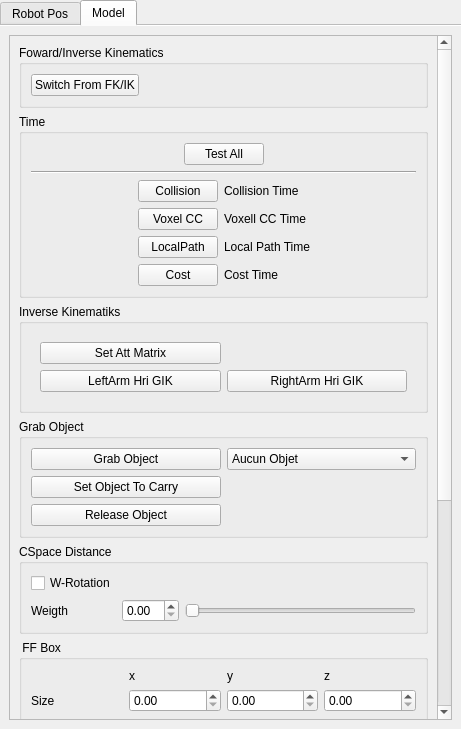
<?xml version="1.0" encoding="UTF-8"?>
<ui version="4.0">
 <class>RobotWidget</class>
 <widget class="QWidget" name="RobotWidget">
  <property name="geometry">
   <rect>
    <x>0</x>
    <y>0</y>
    <width>461</width>
    <height>729</height>
   </rect>
  </property>
  <property name="windowTitle">
   <string>Form</string>
  </property>
  <layout class="QVBoxLayout" name="verticalLayout_3">
   <property name="margin">
    <number>0</number>
   </property>
   <item>
    <widget class="QTabWidget" name="tabWidget_6">
     <property name="currentIndex">
      <number>1</number>
     </property>
     <property name="usesScrollButtons">
      <bool>true</bool>
     </property>
     <property name="documentMode">
      <bool>true</bool>
     </property>
     <widget class="QWidget" name="tab_7">
      <attribute name="title">
       <string>Robot Pos</string>
      </attribute>
      <layout class="QVBoxLayout" name="verticalLayout_13">
       <property name="margin">
        <number>0</number>
       </property>
       <item>
        <widget class="MoveRobot" name="formRobot" native="true">
         <property name="maximumSize">
          <size>
           <width>16777215</width>
           <height>16777215</height>
          </size>
         </property>
        </widget>
       </item>
      </layout>
     </widget>
     <widget class="QWidget" name="tab_13">
      <attribute name="title">
       <string>Model</string>
      </attribute>
      <layout class="QVBoxLayout" name="verticalLayout_14">
       <item>
        <widget class="QScrollArea" name="scrollArea">
         <property name="horizontalScrollBarPolicy">
          <enum>Qt::ScrollBarAlwaysOff</enum>
         </property>
         <property name="widgetResizable">
          <bool>true</bool>
         </property>
         <widget class="QWidget" name="scrollAreaWidgetContents">
          <property name="geometry">
           <rect>
            <x>0</x>
            <y>0</y>
            <width>402</width>
            <height>1103</height>
           </rect>
          </property>
          <layout class="QVBoxLayout" name="verticalLayout">
           <item>
            <widget class="QGroupBox" name="groupBox_3">
             <property name="title">
              <string>Foward/Inverse Kinematics</string>
             </property>
             <layout class="QHBoxLayout" name="horizontalLayout_6">
              <item>
               <widget class="QPushButton" name="pushButtonSwitchFKIK">
                <property name="text">
                 <string>Switch From FK/IK</string>
                </property>
               </widget>
              </item>
              <item>
               <spacer name="horizontalSpacer_2">
                <property name="orientation">
                 <enum>Qt::Horizontal</enum>
                </property>
                <property name="sizeHint" stdset="0">
                 <size>
                  <width>40</width>
                  <height>20</height>
                 </size>
                </property>
               </spacer>
              </item>
             </layout>
            </widget>
           </item>
           <item>
            <widget class="QGroupBox" name="timeGroupBox">
             <property name="title">
              <string>Time</string>
             </property>
             <layout class="QVBoxLayout" name="verticalLayout_15">
              <item>
               <layout class="QHBoxLayout" name="horizontalLayout_2">
                <item>
                 <spacer name="horizontalSpacer_7">
                  <property name="orientation">
                   <enum>Qt::Horizontal</enum>
                  </property>
                  <property name="sizeHint" stdset="0">
                   <size>
                    <width>40</width>
                    <height>20</height>
                   </size>
                  </property>
                 </spacer>
                </item>
                <item>
                 <widget class="QPushButton" name="pushButtonTestAll">
                  <property name="text">
                   <string>Test All</string>
                  </property>
                 </widget>
                </item>
                <item>
                 <spacer name="horizontalSpacer_8">
                  <property name="orientation">
                   <enum>Qt::Horizontal</enum>
                  </property>
                  <property name="sizeHint" stdset="0">
                   <size>
                    <width>40</width>
                    <height>20</height>
                   </size>
                  </property>
                 </spacer>
                </item>
               </layout>
              </item>
              <item>
               <widget class="Line" name="line">
                <property name="minimumSize">
                 <size>
                  <width>300</width>
                  <height>0</height>
                 </size>
                </property>
                <property name="orientation">
                 <enum>Qt::Horizontal</enum>
                </property>
               </widget>
              </item>
              <item>
               <layout class="QGridLayout" name="gridLayout_5">
                <item row="0" column="1">
                 <widget class="QPushButton" name="pushButtonCollision">
                  <property name="text">
                   <string>Collision</string>
                  </property>
                 </widget>
                </item>
                <item row="2" column="1">
                 <widget class="QPushButton" name="pushButtonLocalPath">
                  <property name="text">
                   <string>LocalPath</string>
                  </property>
                 </widget>
                </item>
                <item row="3" column="1">
                 <widget class="QPushButton" name="pushButtonCost">
                  <property name="text">
                   <string>Cost</string>
                  </property>
                 </widget>
                </item>
                <item row="0" column="2">
                 <widget class="QLabel" name="labelCollision">
                  <property name="text">
                   <string>Collision Time</string>
                  </property>
                 </widget>
                </item>
                <item row="2" column="2">
                 <widget class="QLabel" name="labelLocalPath">
                  <property name="text">
                   <string>Local Path Time</string>
                  </property>
                 </widget>
                </item>
                <item row="3" column="2">
                 <widget class="QLabel" name="labelTimeCost">
                  <property name="text">
                   <string>Cost Time</string>
                  </property>
                 </widget>
                </item>
                <item row="2" column="3">
                 <spacer name="horizontalSpacer_10">
                  <property name="orientation">
                   <enum>Qt::Horizontal</enum>
                  </property>
                  <property name="sizeHint" stdset="0">
                   <size>
                    <width>40</width>
                    <height>20</height>
                   </size>
                  </property>
                 </spacer>
                </item>
                <item row="2" column="0">
                 <spacer name="horizontalSpacer_9">
                  <property name="orientation">
                   <enum>Qt::Horizontal</enum>
                  </property>
                  <property name="sizeHint" stdset="0">
                   <size>
                    <width>40</width>
                    <height>20</height>
                   </size>
                  </property>
                 </spacer>
                </item>
                <item row="1" column="1">
                 <widget class="QPushButton" name="pushButtonVoxelCC">
                  <property name="text">
                   <string>Voxel CC</string>
                  </property>
                 </widget>
                </item>
                <item row="1" column="2">
                 <widget class="QLabel" name="labelVoxelTime">
                  <property name="text">
                   <string>Voxell CC Time</string>
                  </property>
                 </widget>
                </item>
               </layout>
              </item>
             </layout>
            </widget>
           </item>
           <item>
            <widget class="QGroupBox" name="ikGroupBox">
             <property name="title">
              <string>Inverse Kinematiks</string>
             </property>
             <layout class="QHBoxLayout" name="horizontalLayout_3">
              <item>
               <widget class="QWidget" name="widget" native="true">
                <layout class="QGridLayout" name="gridLayout">
                 <item row="0" column="0">
                  <widget class="QPushButton" name="pushButtonAttMat">
                   <property name="text">
                    <string>Set Att Matrix</string>
                   </property>
                  </widget>
                 </item>
                 <item row="1" column="0">
                  <widget class="QPushButton" name="pushButtonComputeLeftArmGIK">
                   <property name="text">
                    <string>LeftArm Hri GIK</string>
                   </property>
                  </widget>
                 </item>
                 <item row="1" column="1">
                  <widget class="QPushButton" name="pushButtonComputeRightArmGIK">
                   <property name="text">
                    <string>RightArm Hri GIK</string>
                   </property>
                  </widget>
                 </item>
                </layout>
               </widget>
              </item>
             </layout>
            </widget>
           </item>
           <item>
            <widget class="QGroupBox" name="groupBoxGrabObject">
             <property name="title">
              <string>Grab Object</string>
             </property>
             <layout class="QGridLayout" name="gridLayout_15">
              <item row="0" column="0">
               <widget class="QPushButton" name="pushButtonGrabObject">
                <property name="text">
                 <string>Grab Object</string>
                </property>
               </widget>
              </item>
              <item row="0" column="1">
               <widget class="QComboBox" name="comboBoxGrabObject">
                <item>
                 <property name="text">
                  <string>Aucun Objet</string>
                 </property>
                </item>
               </widget>
              </item>
              <item row="2" column="0">
               <widget class="QPushButton" name="pushButtonReleaseObject">
                <property name="text">
                 <string>Release Object</string>
                </property>
               </widget>
              </item>
              <item row="1" column="0">
               <widget class="QPushButton" name="pushButtonSetObjectToCarry">
                <property name="text">
                 <string>Set Object To Carry</string>
                </property>
               </widget>
              </item>
             </layout>
            </widget>
           </item>
           <item>
            <widget class="QGroupBox" name="cspaceDistGroupBox">
             <property name="title">
              <string>CSpace Distance</string>
             </property>
             <layout class="QGridLayout" name="gridLayout_22">
              <item row="0" column="0">
               <widget class="QCheckBox" name="checkBoxIsWeightedRot">
                <property name="text">
                 <string>W-Rotation</string>
                </property>
               </widget>
              </item>
              <item row="1" column="0">
               <widget class="QLabel" name="label_11">
                <property name="text">
                 <string>Weigth</string>
                </property>
               </widget>
              </item>
              <item row="1" column="1">
               <widget class="QDoubleSpinBox" name="doubleSpinBoxWeightedRot">
                <property name="maximum">
                 <double>20.000000000000000</double>
                </property>
               </widget>
              </item>
              <item row="1" column="2">
               <widget class="QSlider" name="horizontalSliderWeightedRot">
                <property name="orientation">
                 <enum>Qt::Horizontal</enum>
                </property>
               </widget>
              </item>
             </layout>
            </widget>
           </item>
           <item>
            <widget class="QGroupBox" name="groupBox">
             <property name="title">
              <string> FF Box</string>
             </property>
             <layout class="QGridLayout" name="gridLayout_2">
              <item row="1" column="1">
               <widget class="QDoubleSpinBox" name="doubleSpinBoxSizeX"/>
              </item>
              <item row="1" column="0">
               <widget class="QLabel" name="label">
                <property name="text">
                 <string>Size</string>
                </property>
               </widget>
              </item>
              <item row="2" column="0">
               <widget class="QLabel" name="label_2">
                <property name="text">
                 <string>Center</string>
                </property>
               </widget>
              </item>
              <item row="2" column="1">
               <widget class="QDoubleSpinBox" name="doubleSpinBoxCenterX"/>
              </item>
              <item row="1" column="2">
               <widget class="QDoubleSpinBox" name="doubleSpinBoxSizeY"/>
              </item>
              <item row="1" column="3">
               <widget class="QDoubleSpinBox" name="doubleSpinBoxSizeZ"/>
              </item>
              <item row="2" column="2">
               <widget class="QDoubleSpinBox" name="doubleSpinBoxCenterY"/>
              </item>
              <item row="2" column="3">
               <widget class="QDoubleSpinBox" name="doubleSpinBoxCenterZ"/>
              </item>
              <item row="0" column="1">
               <widget class="QLabel" name="label_3">
                <property name="text">
                 <string>x</string>
                </property>
               </widget>
              </item>
              <item row="0" column="2">
               <widget class="QLabel" name="label_4">
                <property name="text">
                 <string>y</string>
                </property>
               </widget>
              </item>
              <item row="0" column="3">
               <widget class="QLabel" name="label_5">
                <property name="text">
                 <string>z</string>
                </property>
               </widget>
              </item>
             </layout>
            </widget>
           </item>
           <item>
            <widget class="QGroupBox" name="groupBox_2">
             <property name="title">
              <string>Voxel collision checker</string>
             </property>
             <layout class="QVBoxLayout" name="verticalLayout_2">
              <item>
               <widget class="QCheckBox" name="checkBoxDrawVoxelGrid">
                <property name="text">
                 <string>Draw Grid</string>
                </property>
               </widget>
              </item>
              <item>
               <widget class="QWidget" name="widget_3" native="true">
                <layout class="QHBoxLayout" name="horizontalLayout_5">
                 <item>
                  <widget class="QLabel" name="label_6">
                   <property name="text">
                    <string>Number of Cell Per Dimension</string>
                   </property>
                  </widget>
                 </item>
                 <item>
                  <widget class="QSpinBox" name="spinBoxVoxelCCnbCells"/>
                 </item>
                 <item>
                  <spacer name="horizontalSpacer">
                   <property name="orientation">
                    <enum>Qt::Horizontal</enum>
                   </property>
                   <property name="sizeHint" stdset="0">
                    <size>
                     <width>40</width>
                     <height>20</height>
                    </size>
                   </property>
                  </spacer>
                 </item>
                </layout>
               </widget>
              </item>
              <item>
               <widget class="QWidget" name="widget_2" native="true">
                <layout class="QHBoxLayout" name="horizontalLayout_4">
                 <item>
                  <widget class="QPushButton" name="pushButtonCreateVoxelCollisionChecker">
                   <property name="text">
                    <string>Create</string>
                   </property>
                  </widget>
                 </item>
                 <item>
                  <widget class="QPushButton" name="pushButtonDeleteVoxelCollisionChecker">
                   <property name="text">
                    <string>Delete</string>
                   </property>
                  </widget>
                 </item>
                </layout>
               </widget>
              </item>
             </layout>
            </widget>
           </item>
           <item>
            <widget class="QPushButton" name="pushButtonPrintCurrentPos">
             <property name="text">
              <string>Print Robot Current Pos</string>
             </property>
            </widget>
           </item>
           <item>
            <widget class="QCheckBox" name="checkBoxFKSampling">
             <property name="text">
              <string>FK Shoot</string>
             </property>
            </widget>
           </item>
           <item>
            <widget class="QCheckBox" name="checkBoxFKDistance">
             <property name="text">
              <string>FK Distance</string>
             </property>
            </widget>
           </item>
           <item>
            <widget class="QCheckBox" name="checkBoxDrawBox">
             <property name="text">
              <string>draw Box</string>
             </property>
            </widget>
           </item>
          </layout>
         </widget>
        </widget>
       </item>
      </layout>
     </widget>
    </widget>
   </item>
  </layout>
 </widget>
 <customwidgets>
  <customwidget>
   <class>MoveRobot</class>
   <extends>QWidget</extends>
   <header>../qtFormRobot/moverobot.hpp</header>
   <container>1</container>
  </customwidget>
 </customwidgets>
 <resources/>
 <connections/>
</ui>
